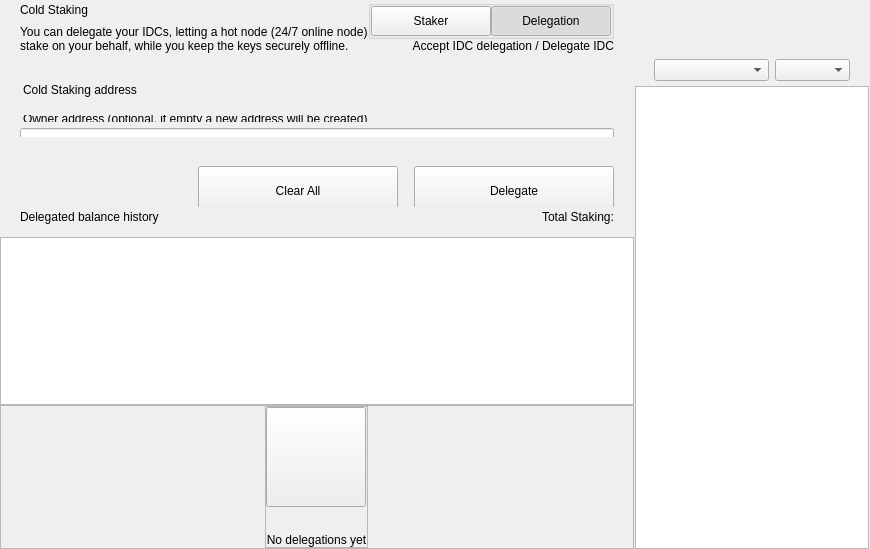
<?xml version="1.0" encoding="UTF-8"?>
<ui version="4.0">
 <class>ColdStakingWidget</class>
 <widget class="QWidget" name="ColdStakingWidget">
  <property name="geometry">
   <rect>
    <x>0</x>
    <y>0</y>
    <width>629</width>
    <height>549</height>
   </rect>
  </property>
  <property name="windowTitle">
   <string>Form</string>
  </property>
  <layout class="QHBoxLayout" name="horizontalLayout_1" stretch="2,1">
   <property name="spacing">
    <number>0</number>
   </property>
   <property name="leftMargin">
    <number>0</number>
   </property>
   <property name="topMargin">
    <number>0</number>
   </property>
   <property name="rightMargin">
    <number>0</number>
   </property>
   <property name="bottomMargin">
    <number>0</number>
   </property>
   <item>
    <widget class="QWidget" name="left" native="true">
     <layout class="QVBoxLayout" name="verticalLayout_3">
      <property name="leftMargin">
       <number>0</number>
      </property>
      <property name="topMargin">
       <number>0</number>
      </property>
      <property name="rightMargin">
       <number>0</number>
      </property>
      <property name="bottomMargin">
       <number>0</number>
      </property>
      <item>
       <layout class="QVBoxLayout" name="verticalLayout_2">
        <property name="spacing">
         <number>0</number>
        </property>
        <item>
         <layout class="QVBoxLayout" name="verticalLayoutTop">
          <property name="spacing">
           <number>0</number>
          </property>
          <property name="leftMargin">
           <number>0</number>
          </property>
          <property name="rightMargin">
           <number>0</number>
          </property>
          <item>
           <widget class="QWidget" name="containerTitle" native="true">
            <property name="sizePolicy">
             <sizepolicy hsizetype="Preferred" vsizetype="Minimum">
              <horstretch>0</horstretch>
              <verstretch>0</verstretch>
             </sizepolicy>
            </property>
            <property name="maximumSize">
             <size>
              <width>16777215</width>
              <height>100</height>
             </size>
            </property>
            <layout class="QHBoxLayout" name="containerTitleLayout">
             <property name="spacing">
              <number>0</number>
             </property>
             <property name="leftMargin">
              <number>20</number>
             </property>
             <property name="topMargin">
              <number>0</number>
             </property>
             <property name="rightMargin">
              <number>20</number>
             </property>
             <property name="bottomMargin">
              <number>0</number>
             </property>
             <item>
              <layout class="QVBoxLayout" name="verticalLayout11">
               <property name="spacing">
                <number>5</number>
               </property>
               <item>
                <widget class="QLabel" name="labelTitle">
                 <property name="text">
                  <string>Cold Staking</string>
                 </property>
                </widget>
               </item>
               <item>
                <widget class="QLabel" name="labelSubtitle1">
                 <property name="maximumSize">
                  <size>
                   <width>16777215</width>
                   <height>16777215</height>
                  </size>
                 </property>
                 <property name="text">
                  <string>You can delegate your IDCs, letting a hot node (24/7 online node)
stake on your behalf, while you keep the keys securely offline.</string>
                 </property>
                </widget>
               </item>
              </layout>
             </item>
             <item>
              <spacer name="horizontalSpacer">
               <property name="orientation">
                <enum>Qt::Horizontal</enum>
               </property>
               <property name="sizeHint" stdset="0">
                <size>
                 <width>40</width>
                 <height>20</height>
                </size>
               </property>
              </spacer>
             </item>
             <item>
              <widget class="QWidget" name="containerViewPrivacyChecks" native="true">
               <layout class="QVBoxLayout" name="containerPrivacyChecks">
                <property name="spacing">
                 <number>0</number>
                </property>
                <property name="leftMargin">
                 <number>0</number>
                </property>
                <property name="topMargin">
                 <number>0</number>
                </property>
                <property name="rightMargin">
                 <number>0</number>
                </property>
                <property name="bottomMargin">
                 <number>0</number>
                </property>
                <item alignment="Qt::AlignHCenter|Qt::AlignVCenter">
                 <widget class="QGroupBox" name="groupBox">
                  <property name="title">
                   <string/>
                  </property>
                  <layout class="QHBoxLayout" name="horizontalLayout_2_1">
                   <property name="spacing">
                    <number>0</number>
                   </property>
                   <property name="leftMargin">
                    <number>0</number>
                   </property>
                   <property name="topMargin">
                    <number>0</number>
                   </property>
                   <property name="rightMargin">
                    <number>0</number>
                   </property>
                   <property name="bottomMargin">
                    <number>0</number>
                   </property>
                   <item>
                    <widget class="QPushButton" name="pushLeft">
                     <property name="minimumSize">
                      <size>
                       <width>120</width>
                       <height>30</height>
                      </size>
                     </property>
                     <property name="maximumSize">
                      <size>
                       <width>120</width>
                       <height>30</height>
                      </size>
                     </property>
                     <property name="focusPolicy">
                      <enum>Qt::NoFocus</enum>
                     </property>
                     <property name="text">
                      <string>Staker</string>
                     </property>
                     <property name="checkable">
                      <bool>true</bool>
                     </property>
                     <property name="autoExclusive">
                      <bool>true</bool>
                     </property>
                    </widget>
                   </item>
                   <item>
                    <widget class="QPushButton" name="pushRight">
                     <property name="minimumSize">
                      <size>
                       <width>120</width>
                       <height>30</height>
                      </size>
                     </property>
                     <property name="maximumSize">
                      <size>
                       <width>120</width>
                       <height>30</height>
                      </size>
                     </property>
                     <property name="focusPolicy">
                      <enum>Qt::NoFocus</enum>
                     </property>
                     <property name="text">
                      <string>Delegation</string>
                     </property>
                     <property name="checkable">
                      <bool>true</bool>
                     </property>
                     <property name="checked">
                      <bool>true</bool>
                     </property>
                     <property name="autoExclusive">
                      <bool>true</bool>
                     </property>
                    </widget>
                   </item>
                  </layout>
                 </widget>
                </item>
                <item alignment="Qt::AlignTop">
                 <widget class="QLabel" name="labelSubtitle2">
                  <property name="text">
                   <string>Accept IDC delegation / Delegate IDC</string>
                  </property>
                  <property name="alignment">
                   <set>Qt::AlignRight|Qt::AlignTrailing|Qt::AlignVCenter</set>
                  </property>
                 </widget>
                </item>
               </layout>
              </widget>
             </item>
            </layout>
           </widget>
          </item>
          <item>
           <spacer name="verticalSpacer_2">
            <property name="orientation">
             <enum>Qt::Vertical</enum>
            </property>
            <property name="sizeType">
             <enum>QSizePolicy::Fixed</enum>
            </property>
            <property name="sizeHint" stdset="0">
             <size>
              <width>20</width>
              <height>30</height>
             </size>
            </property>
           </spacer>
          </item>
          <item>
           <widget class="QWidget" name="containerSend" native="true">
            <property name="minimumSize">
             <size>
              <width>0</width>
              <height>50</height>
             </size>
            </property>
            <layout class="QVBoxLayout" name="containerSendRow">
             <property name="spacing">
              <number>6</number>
             </property>
             <property name="leftMargin">
              <number>0</number>
             </property>
             <property name="topMargin">
              <number>0</number>
             </property>
             <property name="rightMargin">
              <number>0</number>
             </property>
             <property name="bottomMargin">
              <number>0</number>
             </property>
             <item>
              <widget class="QLabel" name="labelEditTitle">
               <property name="maximumSize">
                <size>
                 <width>16777215</width>
                 <height>30</height>
                </size>
               </property>
               <property name="styleSheet">
                <string notr="true">padding-left:20px; padding-bottom:3px;</string>
               </property>
               <property name="text">
                <string>Cold Staking address</string>
               </property>
              </widget>
             </item>
             <item>
              <spacer name="verticalSpacer_6">
               <property name="orientation">
                <enum>Qt::Vertical</enum>
               </property>
               <property name="sizeType">
                <enum>QSizePolicy::Fixed</enum>
               </property>
               <property name="sizeHint" stdset="0">
                <size>
                 <width>20</width>
                 <height>9</height>
                </size>
               </property>
              </spacer>
             </item>
             <item>
              <widget class="QWidget" name="containerOwner" native="true">
               <layout class="QVBoxLayout" name="vContainerOwner">
                <property name="spacing">
                 <number>4</number>
                </property>
                <property name="leftMargin">
                 <number>20</number>
                </property>
                <property name="topMargin">
                 <number>0</number>
                </property>
                <property name="rightMargin">
                 <number>20</number>
                </property>
                <property name="bottomMargin">
                 <number>0</number>
                </property>
                <item>
                 <widget class="QLabel" name="labelSubtitleDescription">
                  <property name="maximumSize">
                   <size>
                    <width>16777215</width>
                    <height>20</height>
                   </size>
                  </property>
                  <property name="styleSheet">
                   <string notr="true">margin-bottom:2px;
                   margin-left:0.05px;
                   padding:0px;</string>
                  </property>
                  <property name="text">
                   <string>Owner address (optional, if empty a new address will be created)</string>
                  </property>
                 </widget>
                </item>
                <item>
                 <widget class="QLineEdit" name="lineEditOwnerAddress">
                  <property name="minimumSize">
                   <size>
                    <width>0</width>
                    <height>50</height>
                   </size>
                  </property>
                  <property name="maximumSize">
                   <size>
                    <width>16777215</width>
                    <height>50</height>
                   </size>
                  </property>
                  <property name="styleSheet">
                   <string notr="true"/>
                  </property>
                  <property name="placeholderText">
                   <string>Enter owner address</string>
                  </property>
                 </widget>
                </item>
               </layout>
              </widget>
             </item>
            </layout>
           </widget>
          </item>
         </layout>
        </item>
        <item>
         <spacer name="verticalSpacer_3">
          <property name="orientation">
           <enum>Qt::Vertical</enum>
          </property>
          <property name="sizeType">
           <enum>QSizePolicy::Minimum</enum>
          </property>
          <property name="sizeHint" stdset="0">
           <size>
            <width>20</width>
            <height>20</height>
           </size>
          </property>
         </spacer>
        </item>
        <item>
         <widget class="QWidget" name="containerBtn" native="true">
          <property name="minimumSize">
           <size>
            <width>0</width>
            <height>50</height>
           </size>
          </property>
          <layout class="QHBoxLayout" name="horizontalLayout">
           <property name="rightMargin">
            <number>20</number>
           </property>
           <item>
            <spacer name="horizontalSpacer_2">
             <property name="orientation">
              <enum>Qt::Horizontal</enum>
             </property>
             <property name="sizeHint" stdset="0">
              <size>
               <width>200</width>
               <height>20</height>
              </size>
             </property>
            </spacer>
           </item>
           <item>
            <layout class="QHBoxLayout" name="horizontalLayout_7">
             <item>
              <spacer name="horizontalSpacer_3">
               <property name="orientation">
                <enum>Qt::Horizontal</enum>
               </property>
               <property name="sizeType">
                <enum>QSizePolicy::Expanding</enum>
               </property>
               <property name="sizeHint" stdset="0">
                <size>
                 <width>40</width>
                 <height>20</height>
                </size>
               </property>
              </spacer>
             </item>
             <item>
              <widget class="QPushButton" name="pushButtonClear">
               <property name="minimumSize">
                <size>
                 <width>200</width>
                 <height>50</height>
                </size>
               </property>
               <property name="focusPolicy">
                <enum>Qt::NoFocus</enum>
               </property>
               <property name="text">
                <string>Clear All</string>
               </property>
              </widget>
             </item>
             <item>
              <spacer name="horizontalSpacer_4">
               <property name="orientation">
                <enum>Qt::Horizontal</enum>
               </property>
               <property name="sizeType">
                <enum>QSizePolicy::Fixed</enum>
               </property>
               <property name="sizeHint" stdset="0">
                <size>
                 <width>10</width>
                 <height>20</height>
                </size>
               </property>
              </spacer>
             </item>
             <item>
              <widget class="QPushButton" name="pushButtonSend">
               <property name="minimumSize">
                <size>
                 <width>200</width>
                 <height>50</height>
                </size>
               </property>
               <property name="maximumSize">
                <size>
                 <width>200</width>
                 <height>50</height>
                </size>
               </property>
               <property name="focusPolicy">
                <enum>Qt::NoFocus</enum>
               </property>
               <property name="text">
                <string>Delegate</string>
               </property>
              </widget>
             </item>
            </layout>
           </item>
          </layout>
         </widget>
        </item>
        <item>
         <widget class="QWidget" name="containerHistoryLabel" native="true">
          <layout class="QHBoxLayout" name="horizontalLayout_4">
           <property name="spacing">
            <number>0</number>
           </property>
           <property name="leftMargin">
            <number>20</number>
           </property>
           <property name="topMargin">
            <number>0</number>
           </property>
           <property name="rightMargin">
            <number>20</number>
           </property>
           <property name="bottomMargin">
            <number>0</number>
           </property>
           <item>
            <widget class="QWidget" name="verticalWidget" native="true">
             <property name="minimumSize">
              <size>
               <width>100</width>
               <height>0</height>
              </size>
             </property>
             <layout class="QVBoxLayout" name="verticalLayout_58">
              <property name="leftMargin">
               <number>0</number>
              </property>
              <property name="topMargin">
               <number>0</number>
              </property>
              <property name="rightMargin">
               <number>0</number>
              </property>
              <property name="bottomMargin">
               <number>0</number>
              </property>
              <item>
               <widget class="QLabel" name="labelListHistory">
                <property name="text">
                 <string>Delegated balance history</string>
                </property>
               </widget>
              </item>
             </layout>
            </widget>
           </item>
           <item>
            <spacer name="horizontalSpacer_5">
             <property name="orientation">
              <enum>Qt::Horizontal</enum>
             </property>
             <property name="sizeHint" stdset="0">
              <size>
               <width>40</width>
               <height>20</height>
              </size>
             </property>
            </spacer>
           </item>
           <item>
            <widget class="QLabel" name="labelStakingTotal">
             <property name="text">
              <string>Total Staking:</string>
             </property>
            </widget>
           </item>
          </layout>
         </widget>
        </item>
        <item>
         <layout class="QVBoxLayout" name="verticalLayout_64">
          <property name="spacing">
           <number>0</number>
          </property>
          <item>
           <spacer name="verticalSpacer_44">
            <property name="orientation">
             <enum>Qt::Vertical</enum>
            </property>
            <property name="sizeType">
             <enum>QSizePolicy::Fixed</enum>
            </property>
            <property name="sizeHint" stdset="0">
             <size>
              <width>20</width>
              <height>10</height>
             </size>
            </property>
           </spacer>
          </item>
          <item>
           <widget class="QListView" name="listView">
            <property name="enabled">
             <bool>true</bool>
            </property>
            <property name="mouseTracking">
             <bool>true</bool>
            </property>
           </widget>
          </item>
          <item>
           <widget class="QFrame" name="emptyContainer">
            <property name="minimumSize">
             <size>
              <width>0</width>
              <height>100</height>
             </size>
            </property>
            <property name="frameShape">
             <enum>QFrame::StyledPanel</enum>
            </property>
            <property name="frameShadow">
             <enum>QFrame::Raised</enum>
            </property>
            <layout class="QVBoxLayout" name="verticalLayout_71" stretch="1,8">
             <property name="spacing">
              <number>0</number>
             </property>
             <property name="leftMargin">
              <number>0</number>
             </property>
             <property name="topMargin">
              <number>0</number>
             </property>
             <property name="rightMargin">
              <number>0</number>
             </property>
             <property name="bottomMargin">
              <number>0</number>
             </property>
             <item>
              <spacer name="verticalSpacer">
               <property name="orientation">
                <enum>Qt::Vertical</enum>
               </property>
               <property name="sizeHint" stdset="0">
                <size>
                 <width>20</width>
                 <height>20</height>
                </size>
               </property>
              </spacer>
             </item>
             <item alignment="Qt::AlignHCenter|Qt::AlignVCenter">
              <widget class="QFrame" name="emptyScreen">
               <property name="sizePolicy">
                <sizepolicy hsizetype="Expanding" vsizetype="Expanding">
                 <horstretch>0</horstretch>
                 <verstretch>0</verstretch>
                </sizepolicy>
               </property>
               <property name="frameShape">
                <enum>QFrame::StyledPanel</enum>
               </property>
               <property name="frameShadow">
                <enum>QFrame::Raised</enum>
               </property>
               <layout class="QVBoxLayout" name="verticalLayout">
                <property name="spacing">
                 <number>30</number>
                </property>
                <property name="leftMargin">
                 <number>0</number>
                </property>
                <property name="topMargin">
                 <number>0</number>
                </property>
                <property name="rightMargin">
                 <number>0</number>
                </property>
                <property name="bottomMargin">
                 <number>0</number>
                </property>
                <item alignment="Qt::AlignHCenter|Qt::AlignVCenter">
                 <widget class="QPushButton" name="pushImgEmpty">
                  <property name="minimumSize">
                   <size>
                    <width>100</width>
                    <height>100</height>
                   </size>
                  </property>
                  <property name="maximumSize">
                   <size>
                    <width>100</width>
                    <height>100</height>
                   </size>
                  </property>
                  <property name="focusPolicy">
                   <enum>Qt::NoFocus</enum>
                  </property>
                  <property name="text">
                   <string/>
                  </property>
                  <property name="iconSize">
                   <size>
                    <width>100</width>
                    <height>100</height>
                   </size>
                  </property>
                 </widget>
                </item>
                <item alignment="Qt::AlignHCenter|Qt::AlignVCenter">
                 <widget class="QLabel" name="labelEmpty">
                  <property name="styleSheet">
                   <string notr="true"/>
                  </property>
                  <property name="text">
                   <string>No delegations yet</string>
                  </property>
                  <property name="alignment">
                   <set>Qt::AlignCenter</set>
                  </property>
                 </widget>
                </item>
               </layout>
              </widget>
             </item>
            </layout>
           </widget>
          </item>
         </layout>
        </item>
       </layout>
      </item>
     </layout>
    </widget>
   </item>
   <item>
    <widget class="QWidget" name="right" native="true">
     <layout class="QVBoxLayout" name="rightContainer">
      <property name="spacing">
       <number>0</number>
      </property>
      <property name="leftMargin">
       <number>1</number>
      </property>
      <property name="topMargin">
       <number>0</number>
      </property>
      <property name="rightMargin">
       <number>1</number>
      </property>
      <property name="bottomMargin">
       <number>0</number>
      </property>
      <item>
       <widget class="QWidget" name="containerRightButtons" native="true">
        <property name="minimumSize">
         <size>
          <width>0</width>
          <height>50</height>
         </size>
        </property>
        <layout class="QVBoxLayout" name="verticalLayout_4">
         <property name="leftMargin">
          <number>19</number>
         </property>
         <property name="topMargin">
          <number>0</number>
         </property>
         <property name="rightMargin">
          <number>19</number>
         </property>
         <property name="bottomMargin">
          <number>0</number>
         </property>
         <item>
          <widget class="OptionButton" name="btnCoinControl" native="true">
           <property name="minimumSize">
            <size>
             <width>0</width>
             <height>0</height>
            </size>
           </property>
          </widget>
         </item>
         <item>
          <widget class="OptionButton" name="btnColdStaking" native="true"/>
         </item>
         <item>
          <widget class="OptionButton" name="btnMyStakingAddresses" native="true">
           <property name="sizePolicy">
            <sizepolicy hsizetype="Preferred" vsizetype="Minimum">
             <horstretch>0</horstretch>
             <verstretch>0</verstretch>
            </sizepolicy>
           </property>
          </widget>
         </item>
        </layout>
       </widget>
      </item>
      <item>
       <widget class="QWidget" name="sortWidget" native="true">
        <layout class="QHBoxLayout" name="horizontalLayout_6">
         <property name="leftMargin">
          <number>19</number>
         </property>
         <property name="rightMargin">
          <number>19</number>
         </property>
         <property name="bottomMargin">
          <number>5</number>
         </property>
         <item>
          <spacer name="horizontalSpacer_6">
           <property name="orientation">
            <enum>Qt::Horizontal</enum>
           </property>
           <property name="sizeHint" stdset="0">
            <size>
             <width>40</width>
             <height>20</height>
            </size>
           </property>
          </spacer>
         </item>
         <item>
          <widget class="QComboBox" name="comboBoxSort">
           <property name="sizePolicy">
            <sizepolicy hsizetype="Preferred" vsizetype="Fixed">
             <horstretch>0</horstretch>
             <verstretch>0</verstretch>
            </sizepolicy>
           </property>
           <property name="minimumSize">
            <size>
             <width>115</width>
             <height>0</height>
            </size>
           </property>
          </widget>
         </item>
         <item>
          <widget class="QComboBox" name="comboBoxSortOrder">
           <property name="sizePolicy">
            <sizepolicy hsizetype="Preferred" vsizetype="Fixed">
             <horstretch>0</horstretch>
             <verstretch>0</verstretch>
            </sizepolicy>
           </property>
           <property name="minimumSize">
            <size>
             <width>75</width>
             <height>0</height>
            </size>
           </property>
          </widget>
         </item>
        </layout>
       </widget>
      </item>
      <item>
       <widget class="QListView" name="listViewStakingAddress">
        <property name="enabled">
         <bool>true</bool>
        </property>
        <property name="mouseTracking">
         <bool>true</bool>
        </property>
       </widget>
      </item>
     </layout>
    </widget>
   </item>
  </layout>
 </widget>
 <customwidgets>
  <customwidget>
   <class>OptionButton</class>
   <extends>QWidget</extends>
   <header>qt/islamic_digital_coin/optionbutton.h</header>
   <container>1</container>
  </customwidget>
 </customwidgets>
 <resources/>
 <connections/>
</ui>
